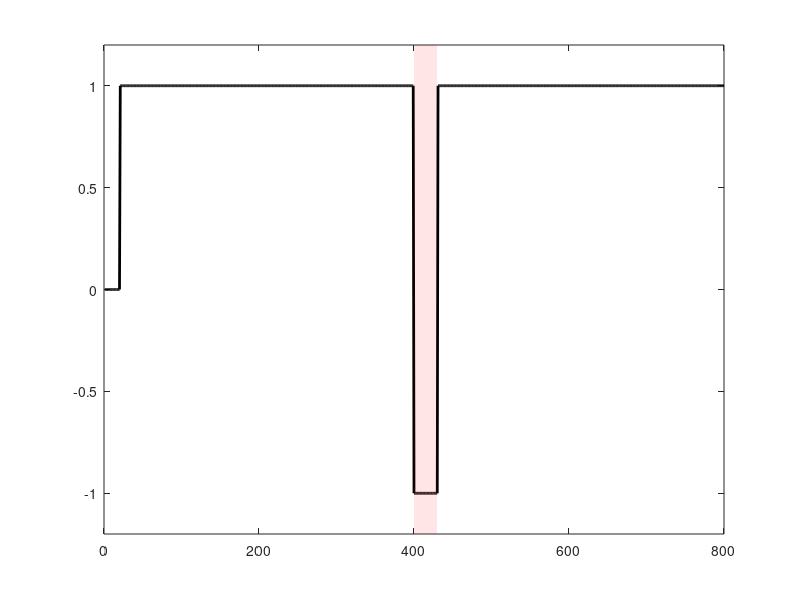

This figure's MATLAB source: (Note: this script raises an error after producing the figure.)
clc
clear
close all

% %%%%%%%%%%%%%%%%%%%%%% Configs

% Single-State and Gain-Specific Models
A = 0.99;
B = 0.013;

% Multi-Rate Model
Af = 0.91;
As = 0.996;
Bf = 0.03;
Bs = 0.004;

num_trials = 800;
f = ones(1, num_trials);
f(1:20) = 0;
diturbance_interval = 400:430;
f(diturbance_interval) = -1;
err_clamp_bool = 0;

figure
plot(1:num_trials, f, 'k', 'LineWidth', 2)
ylim([-1.2, 1.2])
box = [diturbance_interval(1) diturbance_interval(1)...
        diturbance_interval(end) diturbance_interval(end)];
boxy = [-1.2 1.2 1.2 -1.2];
patch(box,boxy,'r','FaceAlpha',0.1, 'EdgeAlpha', 0)
%% Single-State Model
clc
close all

x = zeros(1, num_trials);

for trial_no = 2:num_trials
    x(trial_no) = single_state(x(trial_no-1), f(trial_no-1), A, B, err_clamp_bool);
end

figure
plot(1:num_trials, x, 'r', 'LineWidth', 2)
patch(box,boxy,'r','FaceAlpha',0.1, 'EdgeAlpha', 0)
ylim([-0.6, 0.6])
legend('Net Adaptation', 'Location', 'southeast')
%% Gain Specific Model
clc
close all

x = zeros(1, num_trials);
x1 = zeros(1, num_trials);
x2 = zeros(1, num_trials);

for trial_no = 2:num_trials
    [x1(trial_no), x2(trial_no), x(trial_no)] = gain_specific(...
        x1(trial_no-1), x2(trial_no-1), f(trial_no-1), A, B, err_clamp_bool);
end

figure
hold on
plot(1:num_trials, x, 'r', 'LineWidth', 2)
plot(1:num_trials, x1, '--g', 'LineWidth', 2)
plot(1:num_trials, x2, '--b', 'LineWidth', 2)
patch(box,boxy,'r','FaceAlpha',0.1, 'EdgeAlpha', 0)
legend('Net Adaptation', 'Down State', 'Up State', 'Location', 'southeast')
ylim([-0.6, 0.6])










